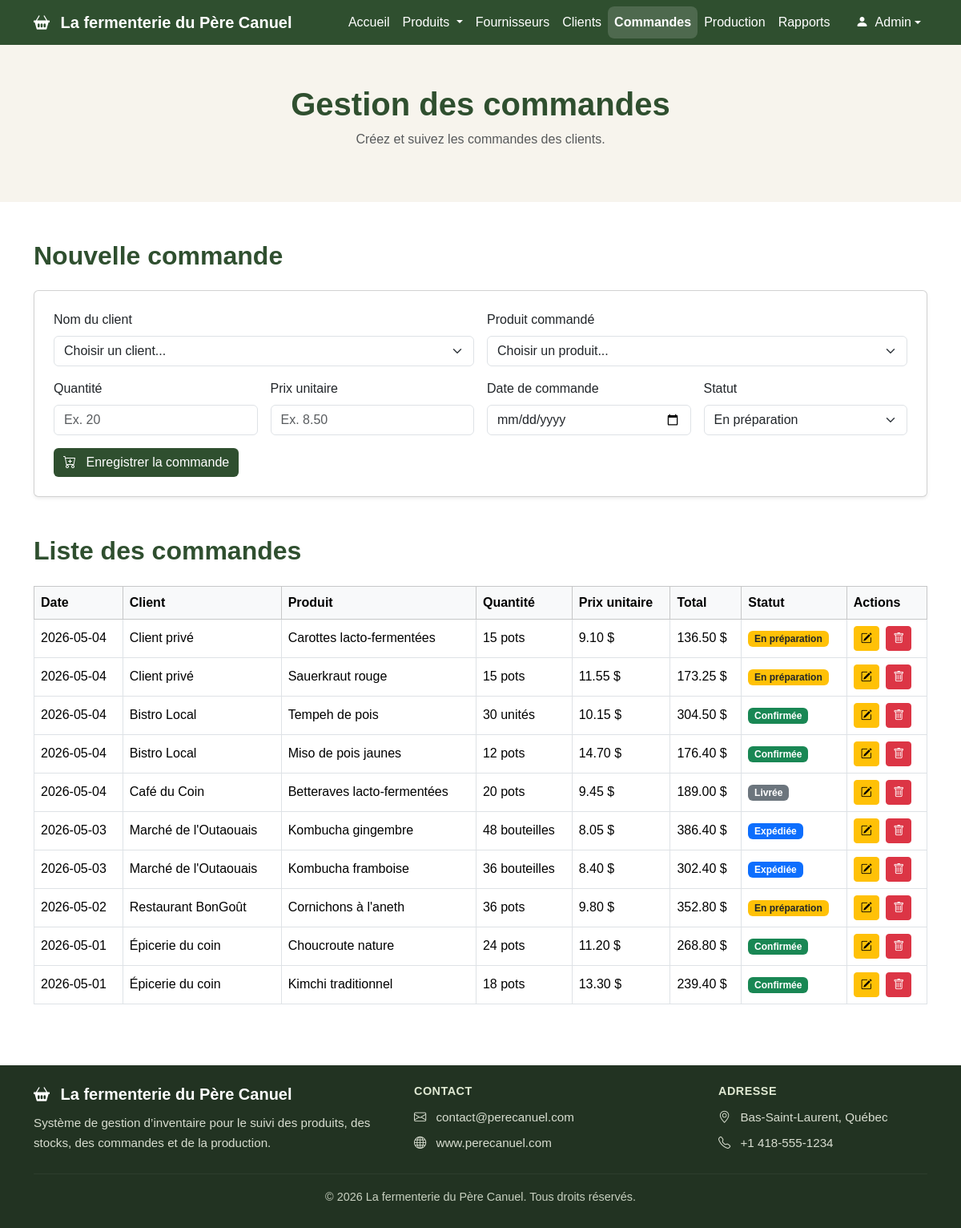
Screenshot of /commandes.php with the database file from the repository.
### tables this page shows
CREATE TABLE `commandeclient` (
  `id_commande_client` int(11) NOT NULL,
  `id_client` int(11) DEFAULT NULL,
  `date_commande` date DEFAULT NULL,
  `date_reception_prevue` date DEFAULT NULL,
  `statut` varchar(50) DEFAULT NULL
);

CREATE TABLE `client` (
  `id_client` int(11) NOT NULL,
  `nom` varchar(100) DEFAULT NULL,
  `telephone` varchar(20) DEFAULT NULL,
  `email` varchar(100) DEFAULT NULL,
  `site_web` varchar(100) DEFAULT NULL,
  `contact` varchar(100) DEFAULT NULL,
  `type_client` varchar(50) DEFAULT NULL,
  `adresse` varchar(150) DEFAULT NULL,
  `ville` varchar(100) DEFAULT NULL,
  `region` varchar(100) DEFAULT NULL
);

CREATE TABLE `produittransforme` (
  `id_produit_transforme` int(11) NOT NULL,
  `nom` varchar(100) DEFAULT NULL,
  `quantite_stock` float DEFAULT NULL,
  `unite_mesure` varchar(50) DEFAULT NULL,
  `prix_unitaire_moyen` float DEFAULT 0,
  `commentaire` text DEFAULT NULL
);

CREATE TABLE `lignecommandeclient` (
  `id_ligne` int(11) NOT NULL,
  `id_commande_client` int(11) DEFAULT NULL,
  `id_produit_transforme` int(11) DEFAULT NULL,
  `quantite` int(11) DEFAULT NULL,
  `prix_vente` float DEFAULT NULL
);

### commandes.php (the view, shortened to what this page needs)
<?php
require_once "liaisonBD.php";
if (isset($pdo)) {
    $bd = $pdo;
} elseif (isset($connexion)) {
    $bd = $connexion;
} elseif (isset($conn)) {
    $bd = $conn;
} elseif (isset($bdd)) {
    $bd = $bdd;
} else {
    die("Erreur : connexion à la base de données introuvable.");
}
try {
    $sqlCommandes = "
        SELECT
            cc.id_commande_client,
            cc.id_client,
            cc.date_commande,
            cc.statut,
            c.nom AS nom_client,
            lcc.id_ligne,
            lcc.id_produit_transforme,
            lcc.quantite,
            lcc.prix_vente,
            pt.nom AS nom_produit,
            pt.unite_mesure
        FROM commandeclient cc
        INNER JOIN client c
            ON cc.id_client = c.id_client
        LEFT JOIN lignecommandeclient lcc
            ON cc.id_commande_client = lcc.id_commande_client
        LEFT JOIN produittransforme pt
            ON lcc.id_produit_transforme = pt.id_produit_transforme
        ORDER BY cc.date_commande DESC, cc.id_commande_client DESC
    ";
    $requete = $bd->prepare($sqlCommandes);
    $requete->execute();
    $commandes = $requete->fetchAll(PDO::FETCH_ASSOC);
} catch (PDOException $e) {
    $messageErreur = "Erreur : " . $e->getMessage();
}
?>
<!DOCTYPE html>
<html lang="fr">
<head>
    <link href="https://cdn.jsdelivr.net/npm/bootstrap@5.3.3/dist/css/bootstrap.min.css" rel="stylesheet">
    <link href="https://cdn.jsdelivr.net/npm/bootstrap-icons@1.11.3/font/bootstrap-icons.css" rel="stylesheet">
    <link type="text/css" rel="stylesheet" href="styles/commandes.css"/>
</head>
<body>
 <nav class="navbar navbar-expand-lg navbar-dark">
    <div class="container">
      <a class="navbar-brand fw-bold" href="index.php">
        <i class="bi bi-basket2-fill me-2"></i>
        La fermenterie du Père Canuel
      </a>
      <div class="collapse navbar-collapse" id="navbarMenu">
        <ul class="navbar-nav ms-auto">
          <li class="nav-item">
            <a class="nav-link" href="index.php">Accueil</a>
          </li>
          <li class="nav-item dropdown">
            <a class="nav-link dropdown-toggle" href="#" id="produitsDropdown" role="button"
              data-bs-toggle="dropdown" aria-expanded="false">
              Produits
            </a>
          </li>
          <li class="nav-item">
            <a class="nav-link" href="fournisseurs.php">Fournisseurs</a>
          </li>
          <li class="nav-item">
            <a class="nav-link" href="clients.php">Clients</a>
          </li>
          <li class="nav-item">
            <a class="nav-link active" href="commandes.php">Commandes</a>
          </li>
          <li class="nav-item">
            <a class="nav-link" href="production.php">Production</a>
          </li>
          <li class="nav-item">
            <a class="nav-link" href="rapports.php">Rapports</a>
          </li>
          <li class="nav-item dropdown ms-lg-3">
            <a class="nav-link dropdown-toggle d-flex align-items-center"
              href="#" id="userDropdown" role="button"
              data-bs-toggle="dropdown" aria-expanded="false">
              <span class="user-avatar me-2">
                <i class="bi bi-person-fill"></i>
              </span>
              Admin
            </a>
          </li>
        </ul>
      </div>
    </div>
  </nav>
  <header class="page-header">
    <div class="container">
      <h1>Gestion des commandes</h1>
      <p class="text-muted">
        Créez et suivez les commandes des clients.
      </p>
    </div>
  </header>
  <main class="container my-5">
    <section class="mb-5">
      <h2 class="section-title mb-4">Nouvelle commande</h2>
      <div class="card p-4 shadow-sm">
        <form method="POST" action="">
          <div class="row g-3">
            <div class="col-md-6">
              <label for="id_client" class="form-label">Nom du client</label>
              <select class="form-select" id="id_client" name="id_client" required>
                <option value="">Choisir un client...</option>
              </select>
            </div>
            <div class="col-md-6">
              <label for="id_produit_transforme" class="form-label">Produit commandé</label>
              <select class="form-select" id="id_produit_transforme" name="id_produit_transforme" required>
                <option value="">Choisir un produit...</option>
              </select>
            </div>
            <div class="col-md-3">
              <label for="quantite" class="form-label">Quantité</label>
              <input type="number" class="form-control" id="quantite" name="quantite" placeholder="Ex. 20" min="1" required>
            </div>
            <div class="col-md-3">
              <label for="prix_vente" class="form-label">Prix unitaire</label>
              <input type="number" step="0.01" class="form-control" id="prix_vente" name="prix_vente" placeholder="Ex. 8.50" min="0" required>
            </div>
            <div class="col-md-3">
              <label for="date_commande" class="form-label">Date de commande</label>
              <input type="date" class="form-control" id="date_commande" name="date_commande" required>
            </div>
            <div class="col-md-3">
              <label for="statut" class="form-label">Statut</label>
              <select class="form-select" id="statut" name="statut" required>
                <option>En préparation</option>
              </select>
            </div>
            <div class="col-12">
              <button type="submit" name="ajouter" class="btn btn-principal">
                <i class="bi bi-cart-plus me-2"></i>
                Enregistrer la commande
              </button>
            </div>
          </div>
        </form>
      </div>
    </section>
    <section>
      <h2 class="section-title mb-4">Liste des commandes</h2>
      <div class="table-responsive">
        <table class="table table-bordered align-middle">
          <thead class="table-light">
            <tr>
              <th>Date</th>
              <th>Client</th>
              <th>Produit</th>
              <th>Quantité</th>
              <th>Prix unitaire</th>
              <th>Total</th>
              <th>Statut</th>
              <th>Actions</th>
            </tr>
          </thead>
          <tbody>
            <?php foreach ($commandes as $commande) { ?>
              <?php
                $total = $commande['quantite'] * $commande['prix_vente'];
                if ($commande['statut'] == "En préparation") {
                    $badge = "bg-warning text-dark";
                } elseif ($commande['statut'] == "Confirmée") {
                    $badge = "bg-success";
                } elseif ($commande['statut'] == "Expédiée") {
                    $badge = "bg-primary";
                } elseif ($commande['statut'] == "Livrée") {
                    $badge = "bg-secondary";
                } else {
                    $badge = "bg-info text-dark";
                }
              ?>
              <tr>
                <td>
                  <?php echo htmlspecialchars($commande['date_commande']); ?>
                </td>
                <td>
                  <?php echo htmlspecialchars($commande['nom_client']); ?>
                </td>
                <td>
                  <?php echo htmlspecialchars($commande['nom_produit']); ?>
                </td>
                <td>
                  <?php echo htmlspecialchars($commande['quantite']); ?>
                  <?php echo htmlspecialchars($commande['unite_mesure']); ?>
                </td>
                <td>
                  <?php echo number_format($commande['prix_vente'], 2); ?> $
                </td>
                <td>
                  <?php echo number_format($total, 2); ?> $
                </td>
                <td>
                  <span class="badge <?php echo $badge; ?>">
                    <?php echo htmlspecialchars($commande['statut']); ?>
                  </span>
                </td>
                <td>
                  <button
                    class="btn btn-sm btn-warning me-1"
                    data-bs-toggle="modal"
                    data-bs-target="#modifierModal"
                    data-id-commande="<?php echo $commande['id_commande_client']; ?>"
                    data-id-ligne="<?php echo $commande['id_ligne']; ?>"
                    data-id-client="<?php echo $commande['id_client']; ?>"
                    data-id-produit="<?php echo $commande['id_produit_transforme']; ?>"
                    data-quantite="<?php echo $commande['quantite']; ?>"
                    data-prix="<?php echo $commande['prix_vente']; ?>"
                    data-date="<?php echo $commande['date_commande']; ?>"
                    data-statut="<?php echo htmlspecialchars($commande['statut']); ?>">
                    <i class="bi bi-pencil-square"></i>
                  </button>
                  <form method="POST" action="" style="display:inline;" onsubmit="return confirm('Voulez-vous vraiment supprimer cette commande ?');">
                    <button type="submit" name="supprimer" class="btn btn-sm btn-danger">
                      <i class="bi bi-trash"></i>
                    </button>
                  </form>
                </td>
              </tr>
            <?php } ?>
          </tbody>
        </table>
      </div>
    </section>
  </main>
  <footer class="footer-pro">
  <div class="container py-4">
    <div class="row gy-4 align-items-center">
      <div class="col-lg-5 col-md-12">
        <h5 class="footer-title">
          <i class="bi bi-basket2-fill me-2"></i>
          La fermenterie du Père Canuel
        </h5>
        <p class="footer-text mb-0">
          Système de gestion d’inventaire pour le suivi des produits,
          des stocks, des commandes et de la production.
        </p>
      </div>
      <div class="col-lg-4 col-md-12">
        <h6 class="footer-subtitle">Contact</h6>
        <p class="footer-text mb-2">
          <i class="bi bi-envelope me-2"></i>
            contact@perecanuel.com
        </p>
        <p class="footer-text mb-0">
          <i class="bi bi-globe me-2"></i>
            www.perecanuel.com
        </p>
      </div>
      <div class="col-lg-3 col-md-12">
        <h6 class="footer-subtitle">Adresse</h6>
        <p class="footer-text mb-2">
          <i class="bi bi-geo-alt me-2"></i>
            Bas-Saint-Laurent, Québec
        </p>
        <p class="footer-text mb-0">
          <i class="bi bi-telephone me-2"></i>
            +1 418-555-1234
        </p>
      </div>
    </div>
    <hr class="footer-line">
      <div class="text-center">
        <p class="footer-bottom mb-1">
          © 2026 La fermenterie du Père Canuel. Tous droits réservés.
        </p>
      </div>
  </div>
</footer>
</body>
</html>

### styles/commandes.css (style rules this page uses)
body { font-family: Arial, Helvetica, sans-serif; background-color: #ffffff; }
.navbar { background-color: #2f4f2f; }
.navbar-brand, .nav-link { color: white !important; font-weight: 500; }
.navbar .nav-link.active { color: #ffffff; font-weight: 700; background-color: rgba(255, 255, 255, 0.15); border-radius: 8px; }
.page-header { background-color: #f7f4ed; padding: 50px 0; text-align: center; }
.page-header h1 { color: #2f4f2f; font-weight: 700; }
.btn-principal { background-color: #2f4f2f; color: white; border: none; }
.section-title { color: #2f4f2f; font-weight: 700; }
.footer-pro { background-color: #223322; color: #ffffff; margin-top: 60px; }
.footer-title { font-weight: 700; color: #ffffff; margin-bottom: 12px; }
.footer-subtitle { font-weight: 700; color: #dfe8d2; margin-bottom: 12px; text-transform: uppercase; font-size: 0.9rem; letter-spacing: 0.5px; }
.footer-text { color: #d8ddd0; font-size: 0.95rem; line-height: 1.6; }
.footer-line { border-color: rgba(255, 255, 255, 0.2); margin: 25px 0 18px; }
.footer-bottom { color: #c8d0c0; font-size: 0.9rem; }

### rows the page displays
commandeclient: date_commande "2026-05-04", id_client.nom "Client privé", produittransforme.nom "Carottes lacto-fermentées", lignecommandeclient.quantite "15", produittransforme.unite_mesure "pots", lignecommandeclient.prix_vente "9.10", lignecommandeclient.quantite+prix_vente "136.50", statut "En préparation", produittransforme.nom "Sauerkraut rouge", lignecommandeclient.prix_vente "11.55", lignecommandeclient.quantite+prix_vente "173.25"
commandeclient: date_commande "2026-05-04", id_client.nom "Bistro Local", produittransforme.nom "Tempeh de pois", lignecommandeclient.quantite "30", produittransforme.unite_mesure "unités", lignecommandeclient.prix_vente "10.15", lignecommandeclient.quantite+prix_vente "304.50", statut "Confirmée", produittransforme.nom "Miso de pois jaunes", lignecommandeclient.quantite "12", produittransforme.unite_mesure "pots", lignecommandeclient.prix_vente "14.70", lignecommandeclient.quantite+prix_vente "176.40"
commandeclient: date_commande "2026-05-04", id_client.nom "Café du Coin", produittransforme.nom "Betteraves lacto-fermentées", lignecommandeclient.quantite "20", produittransforme.unite_mesure "pots", lignecommandeclient.prix_vente "9.45", lignecommandeclient.quantite+prix_vente "189.00", statut "Livrée"
commandeclient: date_commande "2026-05-03", id_client.nom "Marché de l'Outaouais", produittransforme.nom "Kombucha gingembre", lignecommandeclient.quantite "48", produittransforme.unite_mesure "bouteilles", lignecommandeclient.prix_vente "8.05", lignecommandeclient.quantite+prix_vente "386.40", statut "Expédiée", produittransforme.nom "Kombucha framboise", lignecommandeclient.quantite "36", lignecommandeclient.prix_vente "8.40", lignecommandeclient.quantite+prix_vente "302.40"
commandeclient: date_commande "2026-05-02", id_client.nom "Restaurant BonGoût", produittransforme.nom "Cornichons à l'aneth", lignecommandeclient.quantite "36", produittransforme.unite_mesure "pots", lignecommandeclient.prix_vente "9.80", lignecommandeclient.quantite+prix_vente "352.80", statut "En préparation"
commandeclient: date_commande "2026-05-01", id_client.nom "Épicerie du coin", produittransforme.nom "Choucroute nature", lignecommandeclient.quantite "24", produittransforme.unite_mesure "pots", lignecommandeclient.prix_vente "11.20", lignecommandeclient.quantite+prix_vente "268.80", statut "Confirmée", produittransforme.nom "Kimchi traditionnel", lignecommandeclient.quantite "18", lignecommandeclient.prix_vente "13.30", lignecommandeclient.quantite+prix_vente "239.40"
